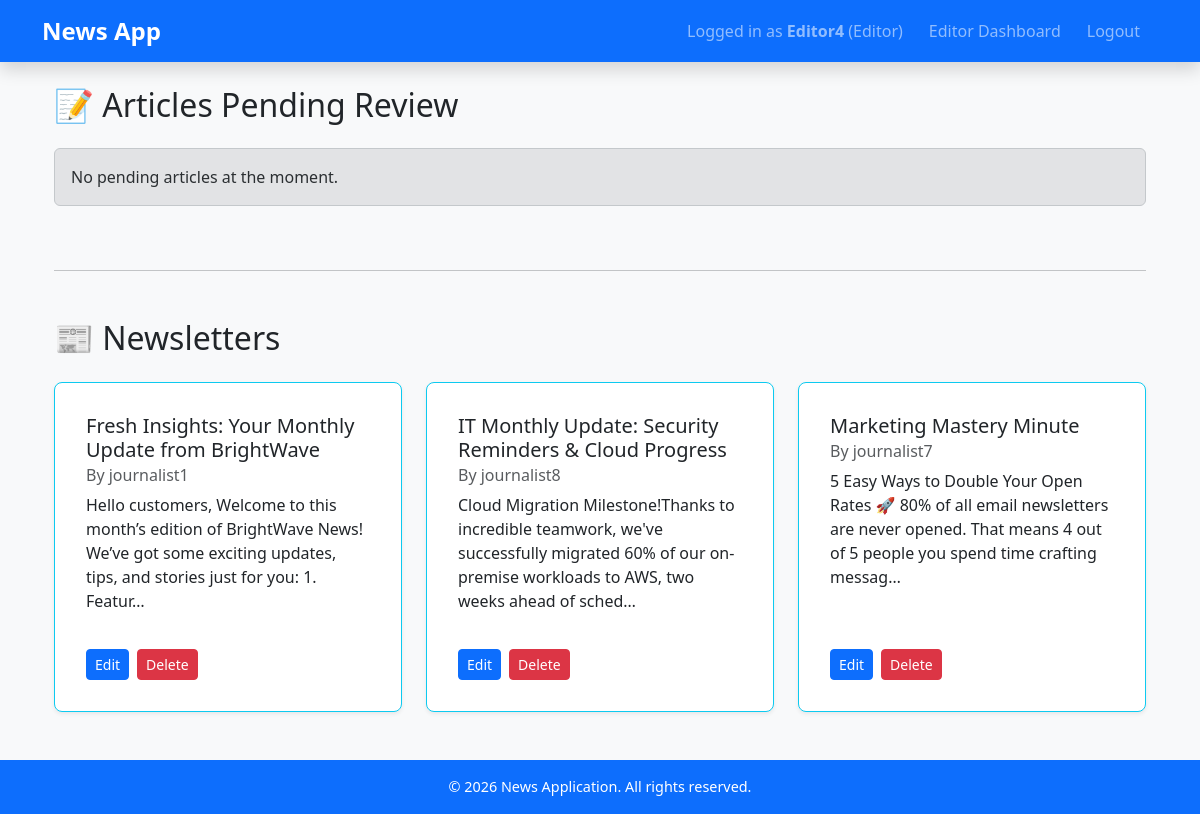
The app's page /editor/ (signed in), older data.
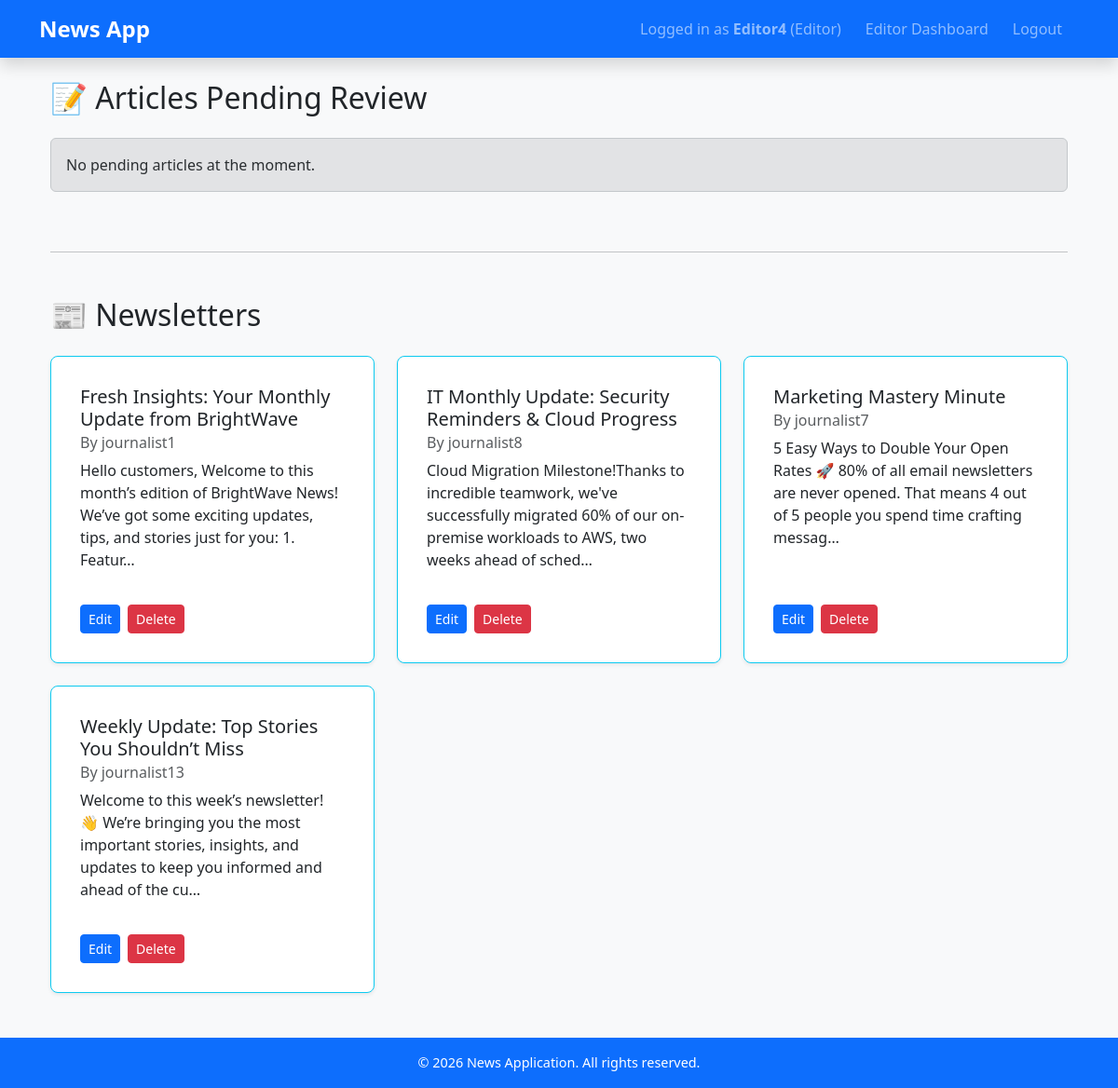
The same page, newer data.
### news_app/models.py (models this page shows, shortened)
class Newsletter(models.Model):
    title = models.CharField(max_length=200)
    content = models.TextField()
    author = models.ForeignKey(
        'CustomUser',
        on_delete=models.CASCADE,
        limit_choices_to={"role": "journalist"}
    )
    created_at = models.DateTimeField(auto_now_add=True)

class CustomUser(AbstractUser):
    ROLE_CHOICES = (
        ("reader", "Reader"),
        ("journalist", "Journalist"),
        ("editor", "Editor"),
    )
    role = models.CharField(
        max_length=20,
        choices=ROLE_CHOICES,
        null=False,
        blank=False,
        )
    publishing_house = models.ForeignKey(
        PublishingHouse,
        on_delete=models.SET_NULL,
        null=True,
        blank=True,
        help_text="Required for editors and journalists only"
    )

### news_app/views.py (the view, shortened to what this page needs)
# urls.py: path("editor/", views.editor_dashboard, name="editor_dashboard"),
@login_required
def editor_dashboard(request):
    if request.user.role != "editor":
        return redirect("article_list")  # safer than "home"
    articles = Article.objects.filter(approved=False)
    newsletters = Newsletter.objects.all()
    context = {
        "articles": articles,
        "newsletters": newsletters,
    }
    return render(request, "news_app/editor_dashboard.html", context)

### news_app/templates/news_app/editor_dashboard.html (shortened to what the changed rows need)
{% extends "news_app/base.html" %}
{% block content %}
<div class="container mt-4">
    <h2 class="mb-4">📝 Articles Pending Review</h2>
    <h2 class="mb-4">📰 Newsletters</h2>
    <div class="row">
        {% for newsletter in newsletters %}
            <div class="col-md-6 col-lg-4 mb-4">
                <div class="card border-info h-100 shadow-sm">
                    <div class="card-body d-flex flex-column">
                        <h5 class="card-title">{{ newsletter.title }}</h5>
                        <h6 class="card-subtitle mb-2 text-muted">
                            By {{ newsletter.author.username }}
                        </h6>
                        <p class="card-text">
                            {{ newsletter.content|truncatechars:150 }}
                        </p>
                        <div class="mt-auto">
                            <form method="post" class="d-flex gap-2">
                                <a
                                    href="{% url 'editor_edit_newsletter' newsletter.id %}"
                                    class="btn btn-primary btn-sm">
                                    Edit
                                </a>
                                <button
                                    type="submit"
                                    name="action"
                                    value="delete_newsletter"
                                    class="btn btn-danger btn-sm">
                                    Delete
                                </button>
                            </form>
                        </div>
                    </div>
                </div>
            </div>
        {% empty %}
            <div class="col-12">
                <div class="alert alert-secondary">
                    No newsletters available.
                </div>
            </div>
        {% endfor %}
    </div>
</div>
{% endblock %}

Row changes from the older to the newer data that the page shows:
added Newsletter: title "Weekly Update: Top Stories You Shouldn’t Miss", author.username "journalist13", content "Welcome to this week’s newsletter! 👋 We’re bringing you the most important stories, insights, and updates to keep you informed and ahead of the cu…"
